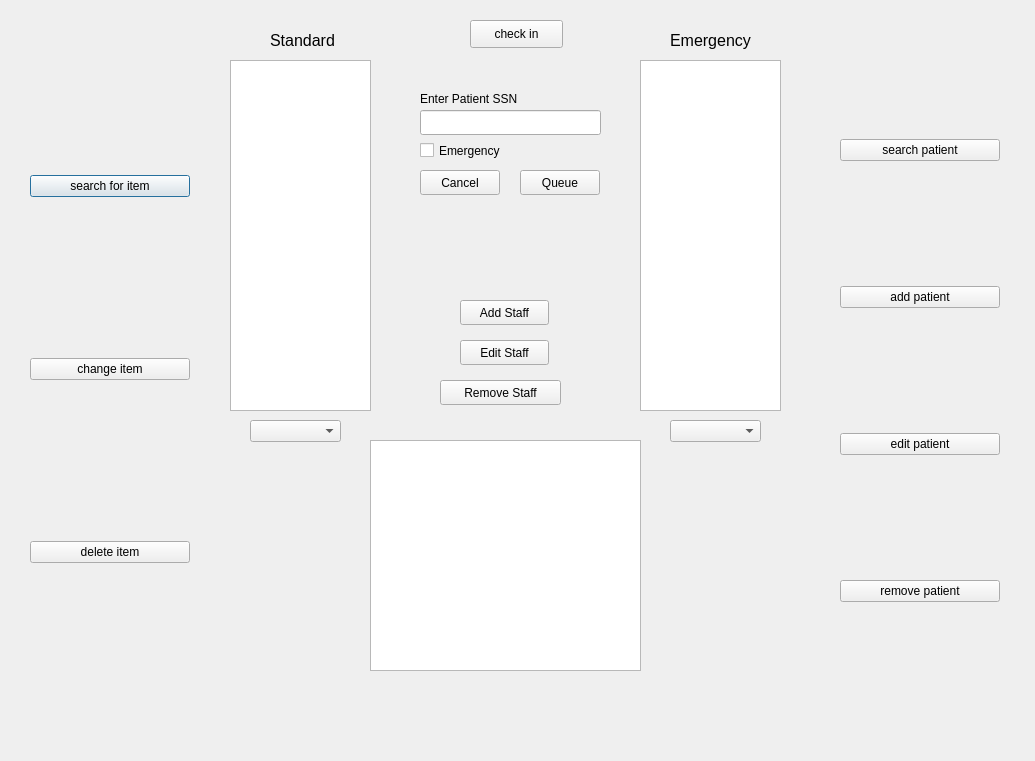
<?xml version="1.0" encoding="UTF-8"?>
<ui version="4.0">
 <class>MainDirectory</class>
 <widget class="QDialog" name="MainDirectory">
  <property name="geometry">
   <rect>
    <x>0</x>
    <y>0</y>
    <width>1035</width>
    <height>761</height>
   </rect>
  </property>
  <property name="windowTitle">
   <string>Dialog</string>
  </property>
  <widget class="QWidget" name="verticalLayoutWidget">
   <property name="geometry">
    <rect>
     <x>30</x>
     <y>20</y>
     <width>160</width>
     <height>701</height>
    </rect>
   </property>
   <layout class="QVBoxLayout" name="verticalLayout">
    <item>
     <widget class="QPushButton" name="pushButton_3">
      <property name="text">
       <string>search for item</string>
      </property>
     </widget>
    </item>
    <item>
     <widget class="QPushButton" name="pushButton_2">
      <property name="text">
       <string>change item</string>
      </property>
     </widget>
    </item>
    <item>
     <widget class="QPushButton" name="pushButton">
      <property name="text">
       <string>delete item</string>
      </property>
     </widget>
    </item>
   </layout>
  </widget>
  <widget class="QWidget" name="verticalLayoutWidget_2">
   <property name="geometry">
    <rect>
     <x>840</x>
     <y>20</y>
     <width>160</width>
     <height>701</height>
    </rect>
   </property>
   <layout class="QVBoxLayout" name="verticalLayout_2">
    <item>
     <widget class="QPushButton" name="pushButton_5">
      <property name="text">
       <string>search patient</string>
      </property>
     </widget>
    </item>
    <item>
     <widget class="QPushButton" name="pushButton_6">
      <property name="text">
       <string>add patient</string>
      </property>
     </widget>
    </item>
    <item>
     <widget class="QPushButton" name="pushButton_10">
      <property name="text">
       <string>edit patient</string>
      </property>
     </widget>
    </item>
    <item>
     <widget class="QPushButton" name="pushButton_4">
      <property name="text">
       <string>remove patient</string>
      </property>
     </widget>
    </item>
   </layout>
  </widget>
  <widget class="QPushButton" name="pushButton_7">
   <property name="geometry">
    <rect>
     <x>470</x>
     <y>20</y>
     <width>93</width>
     <height>28</height>
    </rect>
   </property>
   <property name="text">
    <string>check in</string>
   </property>
  </widget>
  <widget class="QLineEdit" name="lineEdit_2">
   <property name="geometry">
    <rect>
     <x>420</x>
     <y>110</y>
     <width>181</width>
     <height>25</height>
    </rect>
   </property>
  </widget>
  <widget class="QPushButton" name="pushButton_8">
   <property name="geometry">
    <rect>
     <x>420</x>
     <y>170</y>
     <width>80</width>
     <height>25</height>
    </rect>
   </property>
   <property name="text">
    <string>Cancel</string>
   </property>
  </widget>
  <widget class="QLabel" name="label_2">
   <property name="geometry">
    <rect>
     <x>420</x>
     <y>90</y>
     <width>181</width>
     <height>17</height>
    </rect>
   </property>
   <property name="text">
    <string>Enter Patient SSN</string>
   </property>
  </widget>
  <widget class="QPushButton" name="pushButton_9">
   <property name="geometry">
    <rect>
     <x>520</x>
     <y>170</y>
     <width>80</width>
     <height>25</height>
    </rect>
   </property>
   <property name="text">
    <string>Queue</string>
   </property>
  </widget>
  <widget class="QListWidget" name="listWidget">
   <property name="geometry">
    <rect>
     <x>230</x>
     <y>60</y>
     <width>141</width>
     <height>351</height>
    </rect>
   </property>
  </widget>
  <widget class="QListWidget" name="listWidget_2">
   <property name="geometry">
    <rect>
     <x>640</x>
     <y>60</y>
     <width>141</width>
     <height>351</height>
    </rect>
   </property>
  </widget>
  <widget class="QCheckBox" name="checkBox">
   <property name="geometry">
    <rect>
     <x>420</x>
     <y>140</y>
     <width>121</width>
     <height>21</height>
    </rect>
   </property>
   <property name="text">
    <string>Emergency</string>
   </property>
  </widget>
  <widget class="QLabel" name="label">
   <property name="geometry">
    <rect>
     <x>270</x>
     <y>30</y>
     <width>121</width>
     <height>21</height>
    </rect>
   </property>
   <property name="font">
    <font>
     <pointsize>12</pointsize>
    </font>
   </property>
   <property name="text">
    <string>Standard</string>
   </property>
  </widget>
  <widget class="QLabel" name="label_3">
   <property name="geometry">
    <rect>
     <x>670</x>
     <y>30</y>
     <width>121</width>
     <height>21</height>
    </rect>
   </property>
   <property name="font">
    <font>
     <pointsize>12</pointsize>
    </font>
   </property>
   <property name="text">
    <string>Emergency</string>
   </property>
  </widget>
  <widget class="QListWidget" name="listWidget_3">
   <property name="geometry">
    <rect>
     <x>370</x>
     <y>440</y>
     <width>271</width>
     <height>231</height>
    </rect>
   </property>
  </widget>
  <widget class="QPushButton" name="pushButton_11">
   <property name="geometry">
    <rect>
     <x>460</x>
     <y>300</y>
     <width>89</width>
     <height>25</height>
    </rect>
   </property>
   <property name="text">
    <string>Add Staff</string>
   </property>
  </widget>
  <widget class="QPushButton" name="pushButton_12">
   <property name="geometry">
    <rect>
     <x>460</x>
     <y>340</y>
     <width>89</width>
     <height>25</height>
    </rect>
   </property>
   <property name="text">
    <string>Edit Staff</string>
   </property>
  </widget>
  <widget class="QPushButton" name="pushButton_13">
   <property name="geometry">
    <rect>
     <x>440</x>
     <y>380</y>
     <width>121</width>
     <height>25</height>
    </rect>
   </property>
   <property name="text">
    <string>Remove Staff</string>
   </property>
  </widget>
  <widget class="QComboBox" name="comboBox">
   <property name="geometry">
    <rect>
     <x>250</x>
     <y>420</y>
     <width>91</width>
     <height>22</height>
    </rect>
   </property>
  </widget>
  <widget class="QComboBox" name="comboBox_2">
   <property name="geometry">
    <rect>
     <x>670</x>
     <y>420</y>
     <width>91</width>
     <height>22</height>
    </rect>
   </property>
  </widget>
 </widget>
 <resources/>
 <connections>
  <connection>
   <sender>pushButton_7</sender>
   <signal>clicked()</signal>
   <receiver>lineEdit_2</receiver>
   <slot>setFocus()</slot>
   <hints>
    <hint type="sourcelabel">
     <x>514</x>
     <y>33</y>
    </hint>
    <hint type="destinationlabel">
     <x>506</x>
     <y>124</y>
    </hint>
   </hints>
  </connection>
 </connections>
</ui>
